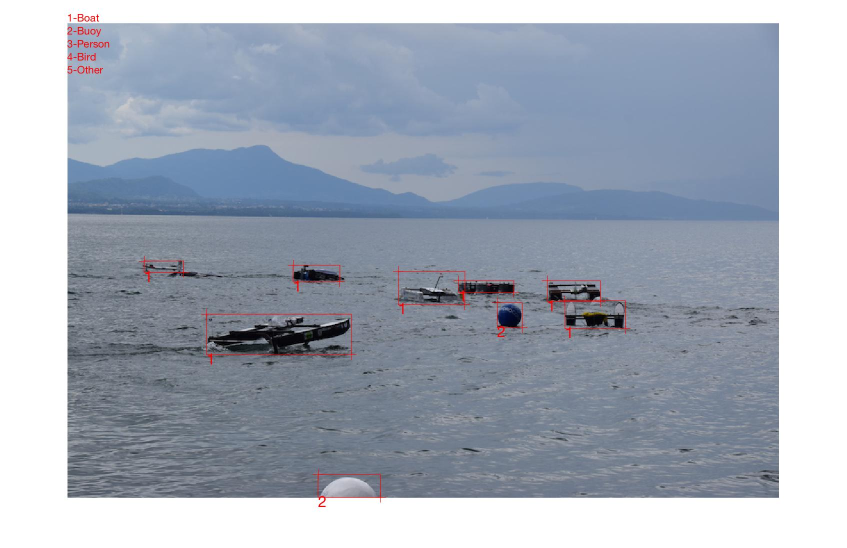
//> input picture HydroTestSuite/annotations/03.JPG.jpg, 1694 x 1096 px, given in place of boatm10.mp4, which was not available (shown at 1/2 size)
$ ./main   (built with g++ and OpenCV 4)
//> lines starting //> are read from the running program, lines starting //| are printed output that depends on the picture; after the words box and inside, x2 and y2 are one past the last pixel; in counts of white or black regions, pixels touching at a corner belong together; pictures that were not available may be replaced by others from this repository, and a replacement may not be noted
#include <iostream>
#include <stdio.h>
#include <opencv2/opencv.hpp>

using namespace cv;

//SETUP FOR BOX SELECTION
int imgCount = 1;
int dims = 3;
const int sizes[] = {64,64,64};
const int channels[] = {0,1,2};
float rRange[] = {0,256};
float gRange[] = {0,256};
float bRange[] = {0,256};
const float *ranges[] = {rRange,gRange,bRange};
Mat mask = Mat();
std::vector<std::vector<Point> > contours;
std::vector<Vec4i> hierarchy;
std::vector<Rect> boundRects;
std::vector<Rect> originalRects;
Mat hist1, temp1, hist2, temp2, nonZeroSubset;
Mat bgr[3];
Rect curRect, otherRect, originalRect, intersection, rectUnion;
std::vector<std::vector<Rect> > intersectionGroups;
std::vector<std::pair<Point2i, Point2i> > finalBoxBounds;
std::vector<Mat> input(3);
std::vector<int> groupsToMerge;

template<typename T> void  getNonZeroPix(Mat mask, Mat im, Mat& nonZeroSubset) {
    Mat imValues = im.reshape(0, im.rows*im.cols);
    Mat flattenedMask = mask.reshape(0, im.rows*im.cols);
    Mat idx;
    findNonZero(flattenedMask, idx);
    nonZeroSubset = Mat::zeros(idx.rows, 1, CV_8U);
    auto im_it = nonZeroSubset.begin<T>();
    for (int i = 0; i < idx.rows; i++) {
        *im_it= imValues.at<T>(idx.at<int>(i, 1), 0);
        ++im_it;
    }
}

void findContoursAndWriteResults(Mat& obstacleMap, Mat& image) {
   hierarchy.clear();
   contours.clear();
   boundRects.clear();
   originalRects.clear();
   findContours( obstacleMap.clone(), contours, hierarchy, CV_RETR_EXTERNAL, CV_CHAIN_APPROX_SIMPLE, Point(0, 0) );
   //get bounding rects from contours
   int expand = 1;
   for (int i =0; i < contours.size(); i++) {
       curRect = boundingRect(contours[i]);
       if ((double)curRect.width/curRect.height < 0.1 || (double)curRect.height/curRect.width < 0.1)
           continue;
       originalRects.push_back(curRect);
       Point2i newTL(max(curRect.tl().x-expand, 0), max(curRect.tl().y-expand,0));
       Point2i newBR(min(curRect.br().x+expand, obstacleMap.cols-1), min(curRect.br().y+expand,obstacleMap.rows-1));
       boundRects.push_back(Rect(newTL, newBR));
   }

   //intersection groups mirrors finalboxbounds in size, but final box bounds contains information on originalRects, intersection groups is for the expanded rects
   intersectionGroups.clear();
   finalBoxBounds.clear();

   for (int k = 0; k < boundRects.size(); k++) {
         curRect = boundRects[k];
         originalRect = originalRects[k];
         bool intersectionFound = false;
         groupsToMerge.clear();
         //check for intersections
        for (int i = 0; i < intersectionGroups.size(); i++) {
             for (int j = 0; j < intersectionGroups[i].size(); j++) {
                 otherRect = intersectionGroups[i][j];
                 intersection = curRect & otherRect;
                 //one is contained by the other
                 if (intersection.area() == curRect.area() || intersection.area() == otherRect.area()) {
                     intersectionGroups[i].push_back(curRect);
                     finalBoxBounds[i].first = Point2i(min(finalBoxBounds[i].first.x, originalRect.tl().x), min(finalBoxBounds[i].first.y, originalRect.tl().y));
                     finalBoxBounds[i].second = Point2i(max(finalBoxBounds[i].second.x, originalRect.br().x), max(finalBoxBounds[i].second.y, originalRect.br().y));
                     //multiple intersecting groups may be found, need to find out what to merge
                     intersectionFound = true;
                     groupsToMerge.push_back(i);
                     break;
                 }  else if (intersection.area() > 0) {
                     //COLOR SIMILARITY MEASURE
                     Mat mask1, mask2;
                     obstacleMap(curRect).copyTo(mask1);
                     temp1 = image(curRect);
                     split(temp1, bgr);
                     getNonZeroPix<unsigned char>(mask1, bgr[0], bgr[0]);
                     getNonZeroPix<unsigned char>(mask1, bgr[1], bgr[1]);
                     getNonZeroPix<unsigned char>(mask1, bgr[2], bgr[2]);
                     input[2] = bgr[2];
                     input[1] = bgr[1];
                     input[0] = bgr[0];
                     cv::merge(input, nonZeroSubset);
                     calcHist(&nonZeroSubset, imgCount, channels, Mat(), hist1, dims, sizes, ranges);
                     normalize( hist1, hist1);
                     int numPix1 = nonZeroSubset.rows;

                     obstacleMap(otherRect).copyTo(mask2);
                     temp2 = image(otherRect);
                     split(temp2, bgr);
                     getNonZeroPix<unsigned char>(mask2, bgr[0], bgr[0]);
                     getNonZeroPix<unsigned char>(mask2, bgr[1], bgr[1]);
                     getNonZeroPix<unsigned char>(mask2, bgr[2], bgr[2]);
                     input[2] = bgr[2];
                     input[1] = bgr[1];
                     input[0] = bgr[0];
                     cv::merge(input, nonZeroSubset);
                     calcHist(&nonZeroSubset, imgCount, channels, Mat(), hist2, dims, sizes, ranges);
                     normalize( hist2, hist2);
                     int numPix2 = nonZeroSubset.rows;
                     double colorSim = compareHist(hist1, hist2, CV_COMP_INTERSECT);
                     //std::cout << colorSim << std::endl;

                     // SIZE SIMILARITY MEASURE - current is used if it improves the average fill of the separated boxes
                     rectUnion = curRect | otherRect;
                     double sizeSim = 1.0 - ((double)rectUnion.area() - numPix1 - numPix2)/(rectUnion.area());
                    // std::cout << sizeSim << std::endl;

                     if (colorSim < 2.0 || sizeSim > 0.5) {
                        //merge curRect with otherRect
                         intersectionGroups[i].push_back(curRect);
                         finalBoxBounds[i].first = Point2i(min(finalBoxBounds[i].first.x, originalRect.tl().x), min(finalBoxBounds[i].first.y, originalRect.tl().y));
                         finalBoxBounds[i].second = Point2i(max(finalBoxBounds[i].second.x, originalRect.br().x), max(finalBoxBounds[i].second.y, originalRect.br().y));

                         intersectionFound = true;
                         groupsToMerge.push_back(i);
                         break;
                     }
                 }
             }
         }
         if (groupsToMerge.size() > 1) {
             //merge groups
             for (int i = groupsToMerge.size()-1; i > 0; i--) {
                 int mergeTo = groupsToMerge[0];
                 int mergeFrom = groupsToMerge[i];
                 intersectionGroups[mergeTo].insert(intersectionGroups[mergeTo].begin(), intersectionGroups[mergeFrom].begin(), intersectionGroups[mergeFrom].end());
                 finalBoxBounds[mergeTo].first = Point2i(min(finalBoxBounds[mergeTo].first.x, finalBoxBounds[mergeFrom].first.x),
                                                         min(finalBoxBounds[mergeTo].first.y, finalBoxBounds[mergeFrom].first.y));

                 finalBoxBounds[mergeTo].second = Point2i(max(finalBoxBounds[mergeTo].second.x, finalBoxBounds[mergeFrom].second.x),
                                                          max(finalBoxBounds[mergeTo].second.y, finalBoxBounds[mergeFrom].second.y));

                 intersectionGroups.erase(intersectionGroups.begin()+mergeFrom);
                 finalBoxBounds.erase(finalBoxBounds.begin()+mergeFrom);
             }
         }

         //no intersections found
         if (!intersectionFound) {
             int curSize = intersectionGroups.size();
             intersectionGroups.resize(curSize+1);
             intersectionGroups[curSize].push_back(curRect);
             finalBoxBounds.push_back(std::pair<Point2i, Point2i>(originalRect.tl(), originalRect.br()));
         }
   }

   for (int i = 0; i < finalBoxBounds.size(); i++) {
       curRect = Rect(finalBoxBounds[i].first, finalBoxBounds[i].second);
       if (curRect.area() > 25) {
         rectangle(image, curRect, Scalar(0, 255,0), 2);
       }
   }
}

int main(int argc, char *argv[])
{
   VideoCapture cap("../../TestMedia/videos/boatm10.mp4"); // open the default camera
   if(!cap.isOpened()) {  // check if we succeeded
       std::cout << "no vid" << std::endl;
       return -1;
   }

   //Set up filter banks
   float factor = 1.0/(2*sqrt(2));
   float factor2 = 1.0/6;
   float factor3 = 1.0/3;
   float data[81] = {factor, 0.5, factor, 0, 0, 0, -factor, -0.5, -factor,
                     factor, 0, -factor, 0.5, 0, -0.5, factor, 0, -factor,
                     0, -factor, 0.5, factor, 0, -factor, -0.5, factor, 0,
                     0.5, -factor, 0, -factor, 0, factor, 0, factor, -0.5,
                     0, 0.5, 0, -0.5, 0, -0.5, 0, 0.5, 0,
                     -0.5, 0, 0.5, 0, 0, 0, 0.5, 0, -0.5,
                     factor2, -2*factor2, factor2, -2*factor2, 4*factor2, -2*factor2, factor2, -2*factor2, factor2,
                     -2*factor2, factor2, -2*factor2, factor2, 4*factor2, factor2, -2*factor2, factor2, -2*factor2,
                     factor3, factor3, factor3, factor3, factor3, factor3};

   std::vector<Mat> fBank;
   float *pData = data;
   for (int i = 0; i < 9; i++) {
       fBank.push_back(Mat(3,3, CV_32F, pData));
       pData += 9;
   }

   Mat image, scaledImage;
   for(;;)
   {
       cap >> image; // get a new frame fro m camera
//> image is the input picture: 1096 rows x 1694 cols, CV_8UC3; mean B, G, R 183.7, 170.4, 161.9
       if (image.rows == 0 || image.cols == 0)
           continue;

       int width = image.cols/2;
       int height = image.rows/2;
       Mat gray_image;

        resize(image, scaledImage, Size(width, height));
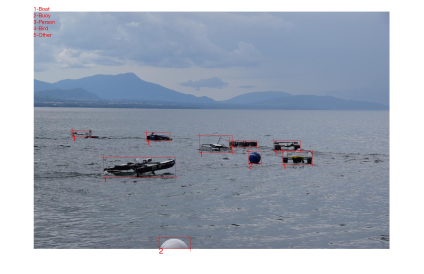
//> scaledImage: 548 rows x 847 cols, CV_8UC3 (shown at 1/2 size); mean B, G, R 183.8, 170.5, 161.9
       Mat frei_image = Mat::zeros(scaledImage.rows, scaledImage.cols, CV_32F);
       Mat m_term = Mat::zeros(scaledImage.rows, scaledImage.cols, CV_32F);
       Mat s_term = Mat::zeros(scaledImage.rows, scaledImage.cols, CV_32F);

       //blur image
       cvtColor( scaledImage, gray_image, CV_BGR2GRAY );
        GaussianBlur(gray_image, gray_image, Size(7, 7), 5);
        GaussianBlur(gray_image, gray_image, Size(7, 7), 5);
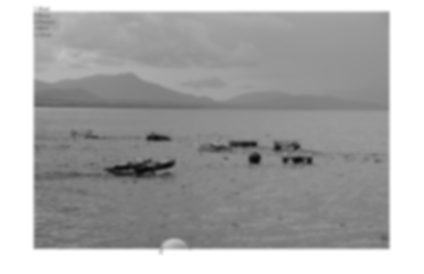
//> gray_image: 548 rows x 847 cols, CV_8UC1 (shown at 1/2 size); min 9, max 255, mean 169.4

       gray_image.convertTo(gray_image, CV_32F);
//> gray_image: 548 rows x 847 cols, CV_32FC1

       //run filters
         for (int f = 0; f < 9; f++) {
           filter2D(gray_image, frei_image, -1 , fBank[f]);
           s_term += frei_image.mul(frei_image);
           if (f == 1) {
               m_term = s_term.clone();
           }
       }
//> this loop made 9 passes
//> pass 1, `filter2D(gray_image, frei_image, -1 , fBank[f]);`:
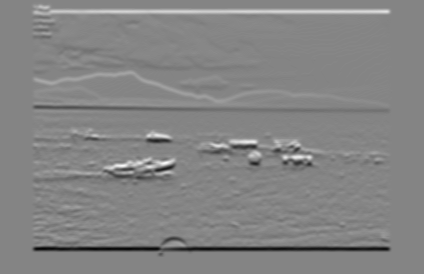
//> frei_image: 548 rows x 847 cols, CV_32FC1 (shown at 1/2 size); min -48.28, max 44.66, mean 0; drawn with min black and max white
//> after the loop:
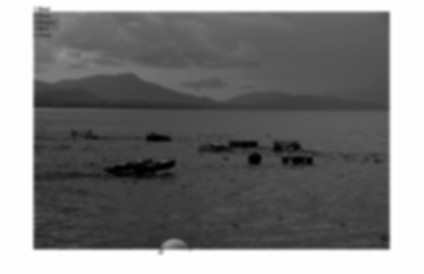
//> s_term: 548 rows x 847 cols, CV_32FC1 (shown at 1/2 size); min 376.7, max 260108, mean 126560.8; drawn with min black and max white
        cv::sqrt(m_term/s_term, frei_image);
        cv::threshold(frei_image, frei_image, 0.05, 1.0, THRESH_BINARY);
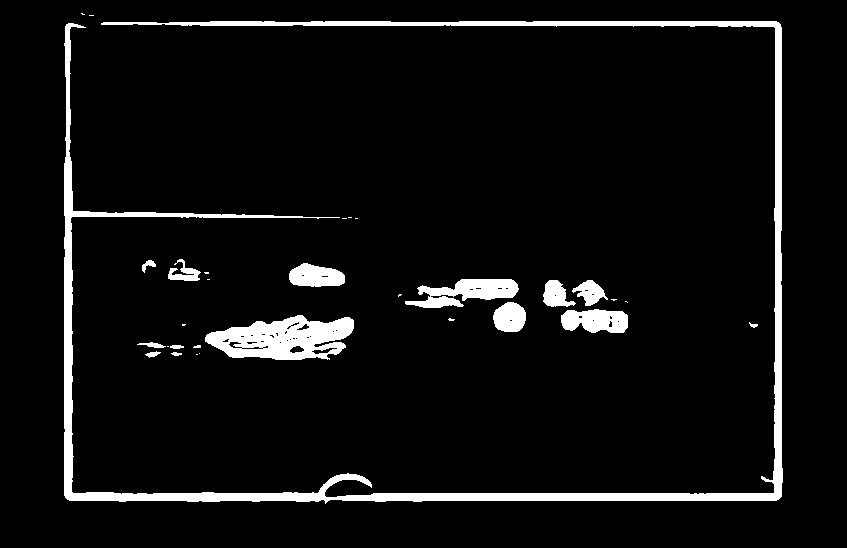
//> frei_image: 548 rows x 847 cols, CV_32FC1; values 0 (black) and 1 (white), 6% white; 31 white regions (16 under 20 px), largest, box (x1, y1, x2, y2) and area: (64, 21, 783, 504) 16979, (205, 315, 354, 360) 4344, (405, 279, 519, 308) 1851


        imshow("threshold", frei_image);

        frei_image = frei_image*255;
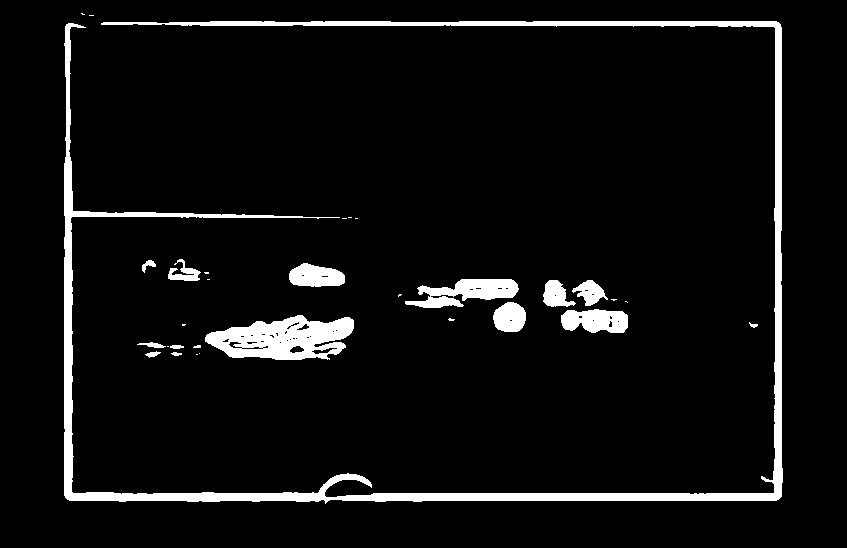
//> frei_image: 548 rows x 847 cols, CV_32FC1; 6% white; 31 white regions (16 under 20 px), largest, box (x1, y1, x2, y2) and area: (64, 21, 783, 504) 16979, (205, 315, 354, 360) 4344, (405, 279, 519, 308) 1851
        frei_image.convertTo(frei_image, CV_8U);
//> frei_image: 548 rows x 847 cols, CV_8UC1; 6% white; 31 white regions (16 under 20 px)

        findContoursAndWriteResults(frei_image, scaledImage);
//> in findContoursAndWriteResults, `findContours( obstacleMap.clone(), contours, hierarchy, CV_RETR_EXTERN..`: contours = 31 contours, 18 with area under 20; largest, box (x1, y1, x2, y2) and area: (64, 21, 783, 504) 14310, (205, 315, 354, 360) 4460, (405, 279, 519, 308) 1691, (561, 309, 628, 333) 1216, (289, 263, 345, 287) 952
//> the loop in findContoursAndWriteResults, `for (int i =0; i < contours.size(); i++)` made 31 passes
//> (curRect, newTL, newBR) on passes 1 to 7: (Rect(196, 354, 2, 1), Point(195, 353), Point(199, 356)), (Rect(199, 353, 1, 1), Point(198, 352), Point(201, 355)), (Rect(171, 352, 11, 4), Point(170, 351), Point(183, 357)), (Rect(145, 351, 16, 7), Point(144, 350), Point(162, 359)), (Rect(167, 346, 2, 1), Point(166, 345), Point(170, 348)), (Rect(193, 345, 8, 3), Point(192, 344), Point(202, 349)), (Rect(170, 345, 14, 4), Point(169, 344), Point(185, 350))
//> the loop in findContoursAndWriteResults, `for (int k = 0; k < boundRects.size(); k++)` made 31 passes
//> (curRect, originalRect, otherRect, intersection, rectUnion) on passes 2 to 4: (Rect(198, 352, 3, 3), Rect(199, 353, 1, 1), Rect(195, 353, 4, 3), Rect(198, 353, 1, 2), Rect(195, 352, 6, 4)), (Rect(170, 351, 13, 6), Rect(171, 352, 11, 4), Rect(198, 352, 3, 3), Rect(0, 0, 0, 0), Rect(195, 352, 6, 4)), (Rect(144, 350, 18, 9), Rect(145, 351, 16, 7), Rect(170, 351, 13, 6), Rect(0, 0, 0, 0), Rect(195, 352, 6, 4))
//> after the loop in findContoursAndWriteResults, `for (int k = 0; k < boundRects.size(); k++)`: nonZeroSubset = [[162, 138, 120], [162, 138, 119], [160, 136, 118], [161, 137, 119], [161, 138, 119]]
//> the loop in findContoursAndWriteResults, `for (int i = 0; i < finalBoxBounds.size(); i++)` made 3 passes
//> curRect on passes 1 to 3: Rect(64, 21, 719, 483), Rect(89, 15, 5, 1), Rect(81, 13, 4, 2)
//> after the loop in findContoursAndWriteResults, `for (int i = 0; i < finalBoxBounds.size(); i++)`:
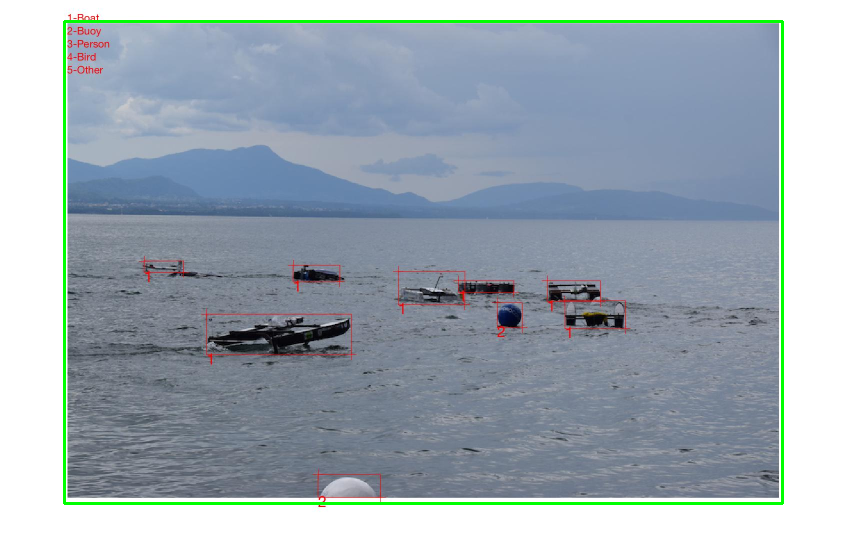
//> image: 548 rows x 847 cols, CV_8UC3; 1.55% of pixels changed, all inside (x1, y1, x2, y2) = (63, 20, 784, 505)

        imshow("orig", scaledImage);

        waitKey(1);
   }

    return 0;
}

$ run again, on HydroTestSuite/annotations/04.JPG.jpg
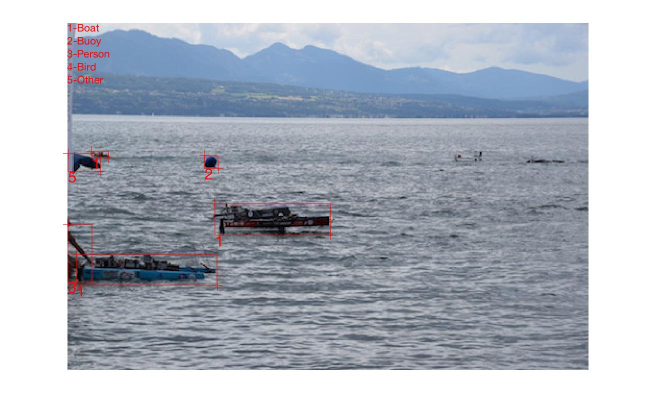
//> input picture HydroTestSuite/annotations/04.JPG.jpg, 1313 x 840 px, given in place of boatm10.mp4, which was not available (shown at 1/2 size)
//> image is the input picture: 840 rows x 1313 cols, CV_8UC3; mean B, G, R 194.3, 184.3, 178.3
//> `frei_image = frei_image*255;`:
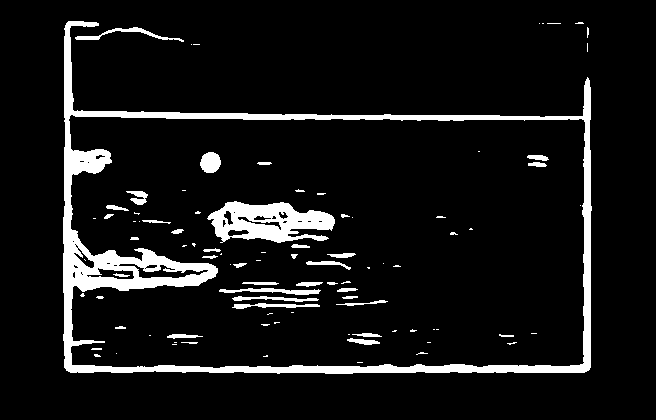
//> frei_image: 420 rows x 656 cols, CV_32FC1; 8.4% white; 93 white regions (55 under 20 px), largest, box (x1, y1, x2, y2) and area: (63, 21, 592, 374) 15864, (207, 201, 335, 243) 3290, (219, 288, 321, 295) 361
//> contours = 10 contours, 8 with area under 20; largest, box (x1, y1, x2, y2) and area: (63, 21, 592, 374) 136512, (75, 27, 184, 42) 246
//> the loop in findContoursAndWriteResults, `for (int i =0; i < contours.size(); i++)` made 10 passes
//> (curRect, newTL, newBR) on passes 1, 2, 3, 4, 5, 7, 8, 9: (Rect(193, 44, 7, 1), Point(192, 43), Point(201, 46)), (Rect(191, 44, 1, 1), Point(190, 43), Point(193, 46)), (Rect(587, 43, 1, 9), Point(586, 42), Point(589, 53)), (Rect(587, 27, 2, 11), Point(586, 26), Point(590, 39)), (Rect(75, 27, 109, 15), Point(74, 26), Point(185, 43)), (Rect(542, 23, 2, 1), Point(541, 22), Point(545, 25)), (Rect(539, 23, 1, 1), Point(538, 22), Point(541, 25)), (Rect(575, 22, 9, 2), Point(574, 21), Point(585, 25))
//> the loop in findContoursAndWriteResults, `for (int k = 0; k < boundRects.size(); k++)` made 9 passes
//> (curRect, originalRect, otherRect, intersection, rectUnion) on passes 2 to 4: (Rect(190, 43, 3, 3), Rect(191, 44, 1, 1), Rect(192, 43, 9, 3), Rect(192, 43, 1, 3), Rect(190, 43, 11, 3)), (Rect(586, 42, 3, 11), Rect(587, 43, 1, 9), Rect(190, 43, 3, 3), Rect(0, 0, 0, 0), Rect(190, 43, 11, 3)), (Rect(586, 26, 4, 13), Rect(587, 27, 2, 11), Rect(586, 42, 3, 11), Rect(0, 0, 0, 0), Rect(190, 43, 11, 3))
//> after the loop in findContoursAndWriteResults, `for (int k = 0; k < boundRects.size(); k++)`: groupsToMerge = [0, 1, 2, 3, 4, 5, 6]; intersectionGroups = 1 item; nonZeroSubset = [[205, 181, 161], [213, 187, 168], [219, 194, 174], [216, 191, 171], [212, 186, 167], [207, 181, 161], [203, 178, 157]]
//> the loop in findContoursAndWriteResults, `for (int i = 0; i < finalBoxBounds.size(); i++)` made 1 pass
//> curRect on pass 1: Rect(63, 21, 529, 353)
//> after the loop in findContoursAndWriteResults, `for (int i = 0; i < finalBoxBounds.size(); i++)`:
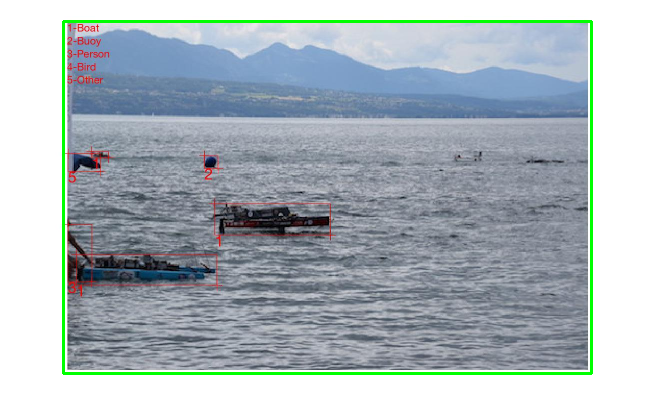
//> image: 420 rows x 656 cols, CV_8UC3; mean B, G, R 189.4, 184.3, 173.4
